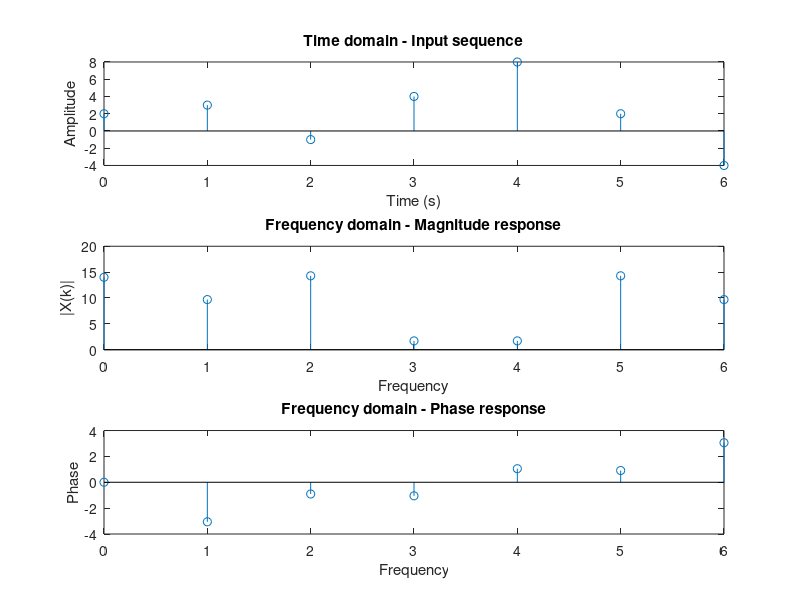

Source code (MATLAB):
% Programa para comparar la implementacion de la DFT y la IDFT con los
% comandos fft e ifft

clear, clc, close all

x = [2 3 -1 4 8 2 -4];  % vector al que le sacaremos la DFT
N = length(x);
X = zeros(size(x));     % aqui se almacenara la DFT de x

%% Se calcula la DFT
for k = 0:N-1
    for n = 0:N-1
        X(k+1) = X(k+1) + x(n+1)*exp(-j*2*pi*k*n/N);
    end
end

%{
n = 0:N-1;
X = zeros(size(x));     % aqui se almacenara la DFT de x
for k = 0:N-1
   X(k+1) = sum(x.*exp(-j*2*pi*k*n/N));
end
%}

%% Se grafican los resultados
t = 0:N-1;
subplot(311)
stem(t,x);
xlabel('Time (s)');
ylabel('Amplitude');
title('Time domain - Input sequence')

subplot(312)
stem(t,abs(X))
xlabel('Frequency');
ylabel('|X(k)|');
title('Frequency domain - Magnitude response')

subplot(313)
stem(t,angle(X))
xlabel('Frequency');
ylabel('Phase');
title('Frequency domain - Phase response')

%% Se imprimen los resultados de DFT
disp('*** *** DFT *** ***')
disp('X = ');        disp(X)         % to check X(k)
disp('abs(X) = ');   disp(abs(X))    % to check |X(k)|
disp('angle(X) = '); disp(angle(X))  % to check phase

%% Ahora lo mismo pero con el comando fft
disp('*** *** fft *** ***')
fft_x = fft(x);
disp('fft(x) = ');        disp(fft_x)         % to check X(k)
disp('abs(fft(x)) = ');   disp(abs(fft_x))    % to check |X(k)|
disp('angle(fft(x)) = '); disp(angle(fft_x))  % to check phase

%% AHORA LA TRANSFORMADA INVERSA DISCRETA DE FOURIER
disp('*** *** IDFT vs ifft *** ***')
%% Se calcula la DFT
idft_X = zeros(size(x));
X = fft_x;           % fft provee una estimacion mas precisa (comente/descomente)
for k = 0:N-1
    for n = 0:N-1
        idft_X(k+1) = idft_X(k+1) + X(n+1)*exp(j*2*pi*k*n/N);
    end
end
idft_X = idft_X/N;

%% Se imprimen los resultados
disp('x  = ');        disp(x)
disp('idft_X  = ');   disp(idft_X)   
disp('ifft(X) = ');   disp(ifft(X))